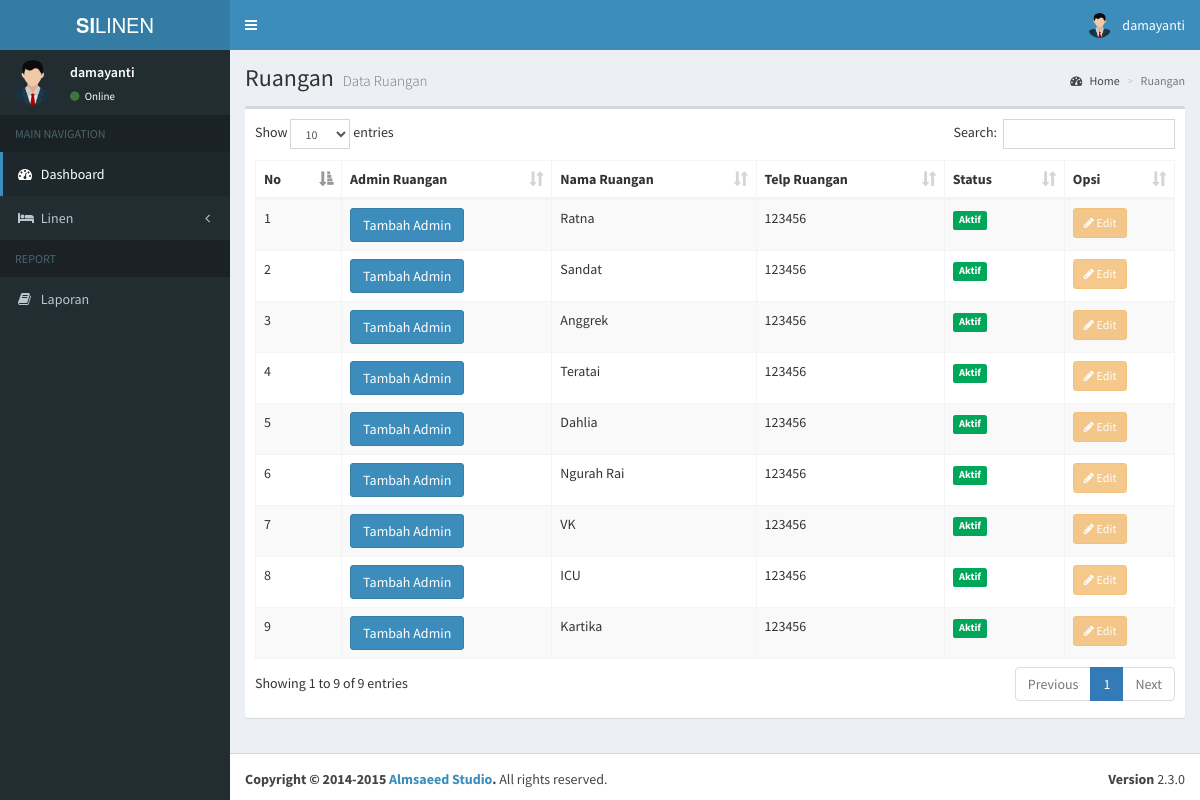
/admin/data_ruangan.php (signed in), run on an earlier commit of the app's database.
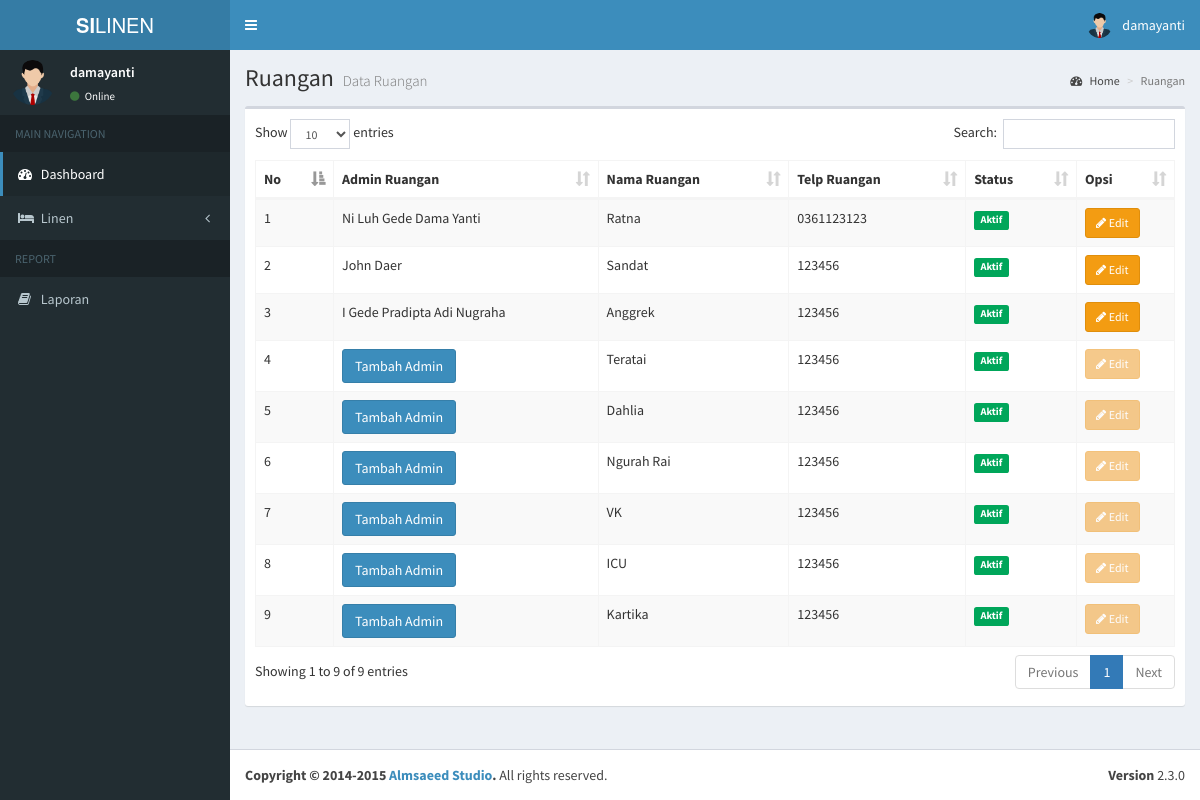
And on a later commit of the database.
### tables this page shows
CREATE TABLE `users` (
  `id` int(11) NOT NULL,
  `nama` varchar(100) NOT NULL,
  `username` varchar(100) NOT NULL,
  `email` varchar(100) NOT NULL,
  `password` varchar(100) NOT NULL,
  `hak_akses` varchar(25) NOT NULL,
  `status` int(11) NOT NULL,
  `status_ruangan` int(11) DEFAULT NULL
);

CREATE TABLE `ruangan` (
  `id` int(11) NOT NULL,
  `id_user` int(11) DEFAULT NULL,
  `nama_ruangan` varchar(199) NOT NULL,
  `telp_ruangan` varchar(199) NOT NULL,
  `status` int(11) NOT NULL
);

### admin/data_ruangan.php (the view, shortened to what this page needs)
<?php
include '../koneksi.php';
$additionalCSS = [
    '../assets/plugins/datatables/dataTables.bootstrap.css',
];
$pageTitle = "Ruangan";
$pageDesc = "Data Ruangan";
$dataQuery = mysqli_query($koneksi, "SELECT r.*, u.nama as nama_admin
                                    FROM ruangan r
                                    LEFT JOIN users u ON r.id_user = u.id");
?>
<section class="content">
    <div class="row">
        <div class="col-xs-12">
            <div class="box">
                <div class="box-body">
                    <table id="example1" class="table table-bordered table-striped">
                        <thead>
                            <tr>
                                <th>No</th>
                                <th>Admin Ruangan</th>
                                <th>Nama Ruangan</th>
                                <th>Telp Ruangan</th>
                                <th>Status</th>
                                <th>Opsi</th>
                            </tr>
                        </thead>
                        <tbody>
                            <?php
                            $no = 1;
                            while ($data = mysqli_fetch_assoc($dataQuery)):
                            ?>
                                <tr>
                                    <td><?= $no++; ?></td>
                                    <td>
                                        <?php if (empty($data['id_user'])): ?>
                                            <a href="tambah_admin_ruangan.php?id=<?= $data['id'] ?>" class="btn btn-primary">
                                                Tambah Admin
                                            <?php else: ?>
                                                <?= htmlspecialchars($data['nama_admin'] ?? 'Admin tidak ditemukan') ?>
                                            <?php endif; ?>
                                    </td>
                                    <td><?= htmlspecialchars($data['nama_ruangan']) ?></td>
                                    <td><?= htmlspecialchars($data['telp_ruangan']) ?></td>
                                    <td>
                                        <span class="label <?= ($data['status'] == 1) ? 'label-success' : 'label-danger' ?>">
                                            <?= ($data['status'] == 1) ? 'Aktif' : 'Nonaktif' ?>
                                        </span>
                                    </td>
                                    <td>
                                        <?php if (!empty($data['id_user'])): ?>
                                            <a href="edit_ruangan.php?id=<?= $data['id'] ?>" class="btn btn-sm btn-warning"><i class="fa fa-pencil"></i> Edit</a>
                                        <?php else: ?>
                                            <button class="btn btn-sm btn-warning" disabled><i class="fa fa-pencil"></i> Edit</button>
                                        <?php endif; ?>
                                    </td>
                                </tr>
                            <?php endwhile; ?>
                        </tbody>
                    </table>
                </div>
            </div>
        </div>
    </div>
</section>
<?php
$content = ob_get_clean();
include __DIR__ . '/../layouts/header.php';
echo $content;
include __DIR__ . '/../layouts/footer.php';
?>

### layouts/header.php (shortened to what this page needs)
<?php
    include '../koneksi.php';
    $username = $_SESSION['username'];
    $query = mysqli_query($koneksi, "SELECT * FROM users WHERE username = '$username'");
    $row = mysqli_fetch_assoc($query);
?>
<!DOCTYPE html>
<html>
<head>
    <link rel="stylesheet" href="../assets/bootstrap/css/bootstrap.min.css">
    <link rel="stylesheet" href="https://maxcdn.bootstrapcdn.com/font-awesome/4.4.0/css/font-awesome.min.css">
    <link rel="stylesheet" href="https://code.ionicframework.com/ionicons/2.0.1/css/ionicons.min.css">
    <link rel="stylesheet" href="../assets/dist/css/AdminLTE.min.css">
    <link rel="stylesheet" href="../assets/dist/css/skins/_all-skins.min.css">
    <link rel="stylesheet" href="../assets/plugins/iCheck/flat/blue.css">
    <link rel="stylesheet" href="../assets/plugins/morris/morris.css">
    <link rel="stylesheet" href="../assets/plugins/jvectormap/jquery-jvectormap-1.2.2.css">
    <?php if(!empty($additionalCSS)): ?>
        <?php foreach($additionalCSS as $css): ?>
            <link rel="stylesheet" href="<?= htmlspecialchars($css) ?>">
        <?php endforeach; ?>
    <?php endif; ?>
</head>
<body class="hold-transition skin-blue sidebar-mini">
    <div class="wrapper">
        <header class="main-header">
            <a href="index2.html" class="logo">
                <span class="logo-lg"><b>SI</b>LINEN</span>
            </a>
            <nav class="navbar navbar-static-top" role="navigation">
                <a href="#" class="sidebar-toggle" data-toggle="offcanvas" role="button">
                </a>
                <div class="navbar-custom-menu">
                    <ul class="nav navbar-nav">
                        <li class="dropdown user user-menu">
                            <a href="#" class="dropdown-toggle" data-toggle="dropdown">
                                <img src="../assets/images/avatar.png" class="user-image" alt="User Image">
                                <span class="hidden-xs"><?= $row['username']; ?></span>
                            </a>
                        </li>
                    </ul>
                </div>
            </nav>
        </header>
        <div class="content-wrapper">
            <section class="content-header">
                <h1>
                    <?php echo isset($pageTitle) ? $pageTitle : 'Dashboard'; ?>
                    <small><?php echo isset($pageDesc) ? $pageDesc : 'Control Panel'; ?></small>
                </h1>
                <ol class="breadcrumb">
                    <li><a href="#"><i class="fa fa-dashboard"></i> Home</a></li>
                    <li class="active"><?php echo isset($pageTitle) ? $pageTitle : 'Dashboard'; ?></li>
                </ol>
            </section>
        <?php include __DIR__ . '/navigation.php'; ?>

### layouts/navigation.php (shortened to what this page needs)
<aside class="main-sidebar">
    <section class="sidebar">
        <div class="user-panel">
            <div class="pull-left image">
                <img src="../assets/images/avatar.png" class="img-circle" alt="User Image">
            </div>
            <div class="pull-left info">
                <p><?= $row['username']; ?></p>
                <a href="#"><i class="fa fa-circle text-success"></i> Online</a>
            </div>
        </div>
        <?php
            if ($row['hak_akses'] == 'admin') {
        ?>
        <ul class="sidebar-menu">
            <li class="header">MAIN NAVIGATION</li>
            <li class="<?= $_SESSION['active_menu'] == 'dashboard' ? 'active' : '' ?>">
                <a href="../admin/">
                    <i class="fa fa-dashboard"></i> <span>Dashboard</span>
                </a>
            </li>
            <li class="treeview <?= $_SESSION['active_menu'] == 'pengguna' ? 'active' : '' ?>">
                <a href="#">
                    <i class="fa fa-users"></i> <span>Pengguna</span>
                    <i class="fa fa-angle-left pull-right"></i>
                </a>
                <ul class="treeview-menu">
                    <li><a href="../admin/tambah_pengguna.php"><i class="fa fa-plus"></i> Tambah Pengguna Baru</a></li>
                    <li><a href="../admin/data_pengguna.php"><i class="fa fa-arrow-circle-right"></i> Data Pengguna</a></li>
                </ul>
            </li>
            <li class="<?= $_SESSION['active_menu'] == 'ruangan' ? 'active' : '' ?>">
                <a href="../admin/data_ruangan.php">
                    <i class="fa fa-building"></i> <span>Ruangan</span>
                </a>
            </li>
            <li class="treeview">
                <a href="#">
                    <i class="fa fa-bed"></i> <span>Linen</span>
                    <i class="fa fa-angle-left pull-right"></i>
                </a>
                <ul class="treeview-menu">
                    <li><a href="#"><i class="fa fa-plus"></i> Tambah Linen Baru</a></li>
                    <li><a href="#"><i class="fa fa-arrow-circle-right"></i> Data Linen</a></li>
                </ul>
            </li>
            <li class="header">REPORT</li>
            <li><a href="#"><i class="fa fa-book"></i> <span>Laporan</span></a></li>
        </ul>
        <?php
            }else if($row['hak_akses'] == 'admin_ruangan'){
        ?>
        <ul class="sidebar-menu">
            <li class="header">MAIN NAVIGATION</li>
            <li class="active">
                <a href="#">
                    <i class="fa fa-dashboard"></i> <span>Dashboard</span>
                </a>
            </li>
            <li class="treeview">
                <a href="#">
                    <i class="fa fa-bed"></i> <span>Linen</span>
                    <i class="fa fa-angle-left pull-right"></i>
                </a>
            </li>
            <li class="header">REPORT</li>
            <li><a href="#"><i class="fa fa-book"></i> <span>Laporan</span></a></li>
        </ul>
        <?php
            }else if($row['hak_akses'] == 'petugas_laundry'){
        ?>
        <?php
            }else if($row['hak_akses'] == 'kepala_penanggung_jawab'){
        ?>
        <?php
            }
        ?>
    </section>
</aside>

### layouts/footer.php (shortened to what this page needs)
</div>
<footer class="main-footer">
    <div class="pull-right hidden-xs">
        <b>Version</b> 2.3.0
    </div>
    <strong>Copyright &copy; 2014-2015 <a href="http://almsaeedstudio.com">Almsaeed Studio</a>.</strong> All rights
    reserved.
</footer>
    </div>
</body>
</html>

What changed in the data, as far as the page shows it:
changed ruangan "Ratna": id_user.nama (not shown) → "Ni Luh Gede Dama Yanti"; telp_ruangan "123456" → "0361123123"; no longer shows "Tambah Admin"
changed ruangan "Sandat": id_user.nama (not shown) → "John Daer"; no longer shows "Tambah Admin"
changed ruangan "Anggrek": id_user.nama (not shown) → "I Gede Pradipta Adi Nugraha"; no longer shows "Tambah Admin"
